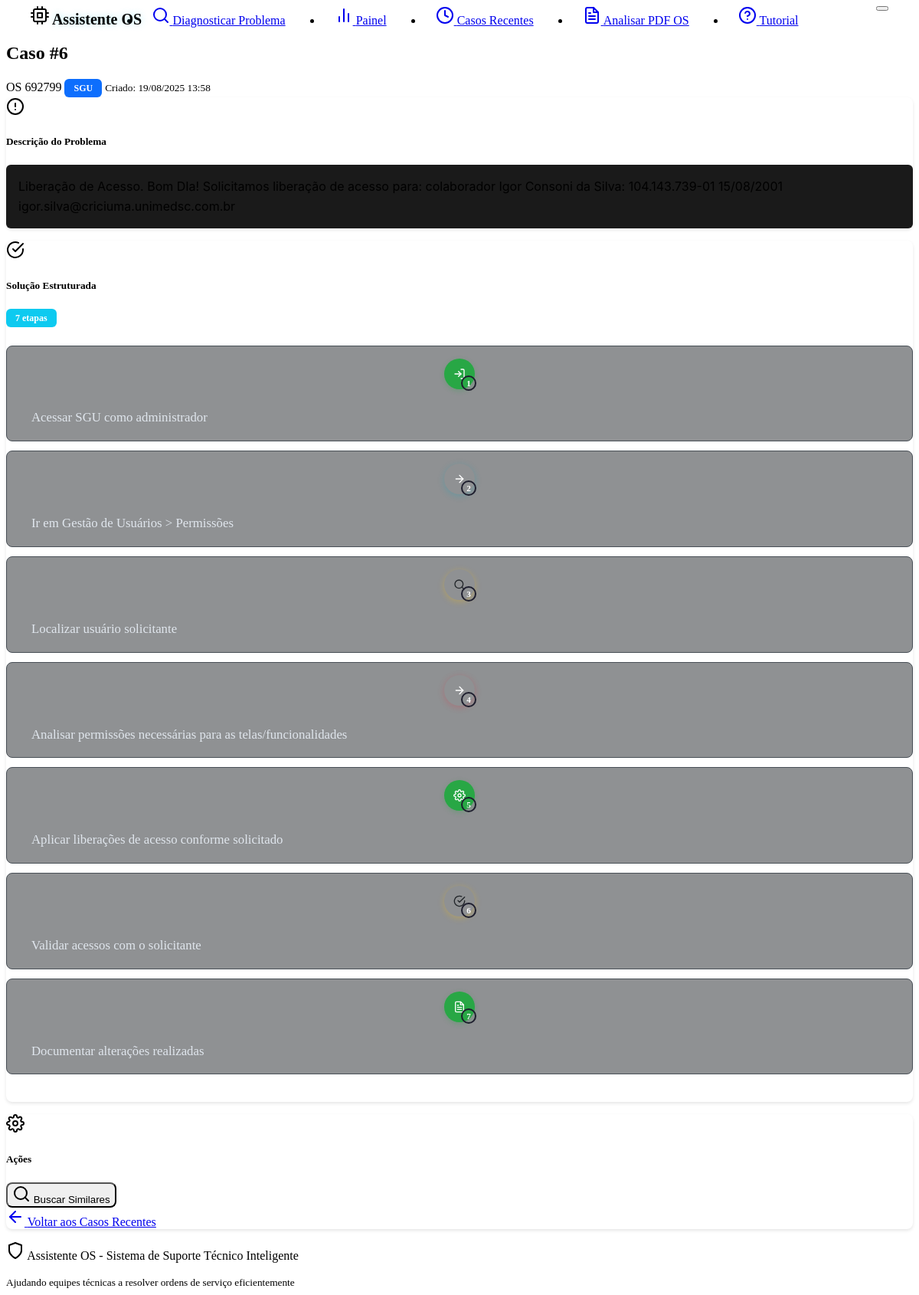
Screenshot of /cases/6 with the database file from the repository.
### models.py (models this page shows, shortened)
class Case(db.Model):
    __tablename__ = 'cases'
    id = db.Column(db.Integer, primary_key=True)
    os_number = db.Column(db.String(20), nullable=True)  # Número da OS extraído do PDF
    problem_description = db.Column(db.Text, nullable=False)
    solution = db.Column(db.Text, nullable=False)
    system_type = db.Column(db.String(100), default="Unknown")
    created_at = db.Column(db.DateTime, default=datetime.now)
    effectiveness_score = db.Column(db.Float, nullable=True)
    feedback_count = db.Column(db.Integer, default=0)
    tags = db.Column(db.String(500), default="")  # Stored as comma-separated string
    feedbacks = db.relationship("CaseFeedback", backref="case", cascade="all, delete-orphan")

### routes.py (the view)
@app.route('/cases/<int:case_id>')
def view_case(case_id):
    try:
        case = case_service.get_case_by_id(case_id)
        if not case:
            flash('Case not found.', 'error')
            return redirect(url_for('dashboard'))
        return render_template('case_detail.html', case=case)
    except Exception as e:
        logging.error(f"Error loading case {case_id}: {str(e)}")
        flash(f'Error loading case: {str(e)}', 'error')
        return redirect(url_for('dashboard'))

### app.py (called while the page is built)
@app.template_filter('format_solution_steps')
def format_solution_steps_filter(solution):
    return solution_formatter.format_solution_html(solution)

@app.template_filter('count_solution_steps')
def count_solution_steps_filter(solution):
    return solution_formatter.get_step_count(solution)

### case_service.py (called while the page is built)
    def get_case_by_id(self, case_id: int) -> Optional[Case]:
        try:
            return Case.query.get(case_id)
        except Exception as e:
            logging.error(f"Error getting case {case_id} from database: {str(e)}")
            cases = current_app.config.get('CASES_STORAGE', [])
            for case in cases:
                if case.id == case_id:
                    return case
            return None

### solution_formatter.py (called while the page is built, shortened)
    def format_solution_to_steps(self, solution: str) -> List[Dict[str, str]]:
        if not solution or not solution.strip():
            return []
        lines = solution.strip().split('\n')
        steps = []
        current_step = 1
        for line in lines:
            line = line.strip()
            if not line:
                continue
            step_content = self._extract_step_content(line)
            if step_content:
                icon = self._get_step_icon(step_content)
                steps.append({
                    'step_number': current_step,
                    'description': step_content,
                    'icon': icon
                })
                current_step += 1
        return steps

    def _extract_step_content(self, line: str) -> str:
        for pattern in self.step_patterns:
            match = re.match(pattern, line)
            if match:
                return match.group(1).strip()
        return ""

    def get_step_count(self, solution: str) -> int:
        steps = self.format_solution_to_steps(solution)
        return len(steps)

### templates/case_detail.html (shortened to what this page needs)
{% extends "base.html" %}
{% block content %}
<div class="row">
    <div class="col-lg-8 mx-auto">
        <div class="d-flex justify-content-between align-items-center mb-4">
            <div>
                <h2 class="mb-1">Caso #{{ case.id }}</h2>
                <div class="d-flex align-items-center gap-2">
                    {% if case.os_number %}
                        <span class="text-primary fw-bold">OS {{ case.os_number }}</span>
                    {% endif %}
                    <span class="badge system-badge" data-system="{{ case.system_type }}">{{ case.system_type }}</span>
                    <small class="text-muted">Criado: {{ case.created_at.strftime('%d/%m/%Y %H:%M') }}</small>
                </div>
            </div>
        </div>
        <div class="card mb-4">
            <div class="card-header d-flex align-items-center">
                <i data-feather="alert-circle" class="me-2"></i>
                <h5 class="mb-0">Descrição do Problema</h5>
            </div>
            <div class="card-body">
                <div class="bg-dark p-3 rounded border">
                    <pre class="mb-0 text-wrap">{{ case.problem_description }}</pre>
                </div>
            </div>
        </div>
        <div class="card mb-4">
            <div class="card-header d-flex align-items-center justify-content-between">
                <div class="d-flex align-items-center">
                    <i data-feather="check-circle" class="me-2 text-success"></i>
                    <h5 class="mb-0">Solução Estruturada</h5>
                </div>
                <span class="badge bg-info">{{ case.solution|count_solution_steps }} etapas</span>
            </div>
            <div class="card-body">
                <div class="solution-steps-enhanced">
                    {{ case.solution|format_solution_steps|safe }}
                </div>
            </div>
        </div>
                </div>
            </div>
        <div class="card">
            <div class="card-header d-flex align-items-center">
                <i data-feather="settings" class="me-2"></i>
                <h5 class="mb-0">Ações</h5>
            </div>
            <div class="card-body">
                <div class="row">
                    <div class="col-md-6 mb-2">
                        <button class="btn btn-outline-info w-100" onclick="findSimilarCases()">
                            <i data-feather="search" class="me-1"></i>
                            Buscar Similares
                        </button>
                    </div>
                    <div class="col-md-6 mb-2">
                        <a href="{{ url_for('recent_cases') }}" class="btn btn-outline-primary w-100">
                            <i data-feather="arrow-left" class="me-1"></i>
                            Voltar aos Casos Recentes
                        </a>
                    </div>
                </div>
            </div>
        </div>
{% endblock %}

### static/style.css (style rules this page uses)
:root { --custom-code-bg: #1a1a1a; --custom-border-radius: 8px; --glow-color: #0dcaf0; --glow-secondary: rgba(13, 202, 240, 0.3); }
.badge.bg-primary { background-color: #0d6efd !important; }
.badge.bg-info { background-color: #0dcaf0 !important; }
.badge { display: inline-block !important; padding: 0.375rem 0.75rem !important; font-size: 0.75em !important; font-weight: 600 !important; line-height: 1 !important; color: #fff !important; text-align: center !important; white-space: nowrap !important; vertical-align: baseline !important; border-radius: 0.375rem !important; }
pre { background-color: var(--custom-code-bg) !important; border: 1px solid var(--bs-border-color); border-radius: 6px; color: var(--bs-body-color); font-family: -apple-system, BlinkMacSystemFont, 'Segoe UI', Roboto, 'Helvetica Neue', Arial, sans-serif; font-size: 1rem; line-height: 1.6; white-space: pre-wrap; word-wrap: break-word; padding: 1rem; margin: 0; }
.card { border-radius: var(--custom-border-radius); box-shadow: 0 2px 4px rgba(0, 0, 0, 0.1); margin-bottom: 1rem; }
.card-header { background-color: var(--bs-dark); border-bottom: 1px solid var(--bs-border-color); border-radius: var(--custom-border-radius) var(--custom-border-radius) 0 0 !important; }
.btn { border-radius: var(--custom-border-radius); font-weight: 500; }
.badge { border-radius: var(--custom-border-radius); font-weight: 500; font-size: 0.75rem; }
.text-wrap { white-space: pre-wrap; word-wrap: break-word; }
.badge.system-badge { color: white !important; font-weight: 600 !important; border: none !important; }
:root { --step-line-color: #495057; --step-bg-color: #28a745; --step-hover-bg: #212529; --step-border-color: #343a40; }
.solution-steps { padding: 0.5rem 0; }
.step-item { position: relative; }
.step-indicator { display: flex; flex-direction: column; align-items: center; position: relative; }
.step-number { width: 40px; height: 40px; background: var(--step-bg-color); border-radius: 50%; display: flex; align-items: center; justify-content: center; color: white; font-weight: bold; font-size: 0.9rem; position: relative; z-index: 2; box-shadow: 0 2px 8px rgba(40, 167, 69, 0.3); }
.step-icon { width: 16px !important; height: 16px !important; position: absolute; top: 50%; left: 50%; transform: translate(-50%, -50%); }
.step-num { position: absolute; bottom: -2px; right: -2px; background: var(--bs-primary); color: white; font-size: 0.7rem; width: 16px; height: 16px; border-radius: 50%; display: flex; align-items: center; justify-content: center; border: 2px solid #1e1e2e; }
.step-content { padding-top: 0.25rem; padding-left: 0.5rem; }
.step-content p { line-height: 1.4; color: #e0e6ed; }
.step-item:nth-child(2n) .step-number { background: var(--bs-info); box-shadow: 0 2px 8px rgba(23, 162, 184, 0.3); }
.step-item:nth-child(3n) .step-number { background: var(--bs-warning); color: #212529; box-shadow: 0 2px 8px rgba(255, 193, 7, 0.3); }
.step-item:nth-child(4n) .step-number { background: var(--bs-danger); box-shadow: 0 2px 8px rgba(220, 53, 69, 0.3); }
.solution-steps-enhanced { padding: 1rem 0; }
.solution-steps-enhanced .step-item { background: rgba(33, 37, 41, 0.5); border: 1px solid #495057; border-radius: 8px; padding: 1rem; margin-bottom: 0.75rem; transition: all 0.2s ease; position: relative; }
.solution-steps-enhanced .step-indicator { position: relative; z-index: 2; }
.solution-steps-enhanced .step-number { width: 40px; height: 40px; font-size: 0.9rem; background: #28a745; box-shadow: 0 2px 6px rgba(40, 167, 69, 0.3); }
.solution-steps-enhanced .step-content { padding-left: 1rem; padding-top: 0.5rem; }
.solution-steps-enhanced .step-content p { font-size: 1.05rem; line-height: 1.6; color: #e0e6ed; margin-bottom: 0; }

### rows the page displays
Case: id "6", os_number "692799", system_type "SGU", created_at "19/08/2025 13:58", problem_description "Liberação de Acesso. Bom DIa! Solicitamos liberação de acesso para: colaborador Igor Consoni da Silva: 104.143.739-01 15/08/2001 igor.silva@criciuma.unimedsc.com.br", solution|count_solution_steps "7", solution "1 Acessar SGU como administrador 2 Ir em Gestão de Usuários > Permissões 3 Localizar usuário solicitante 4 Analisar permissões necessárias para as telas/funcionalidades 5 Aplicar liberações de acesso conforme solicitado 6 Validar acessos com o solicitante 7 Documentar alterações realizadas"
